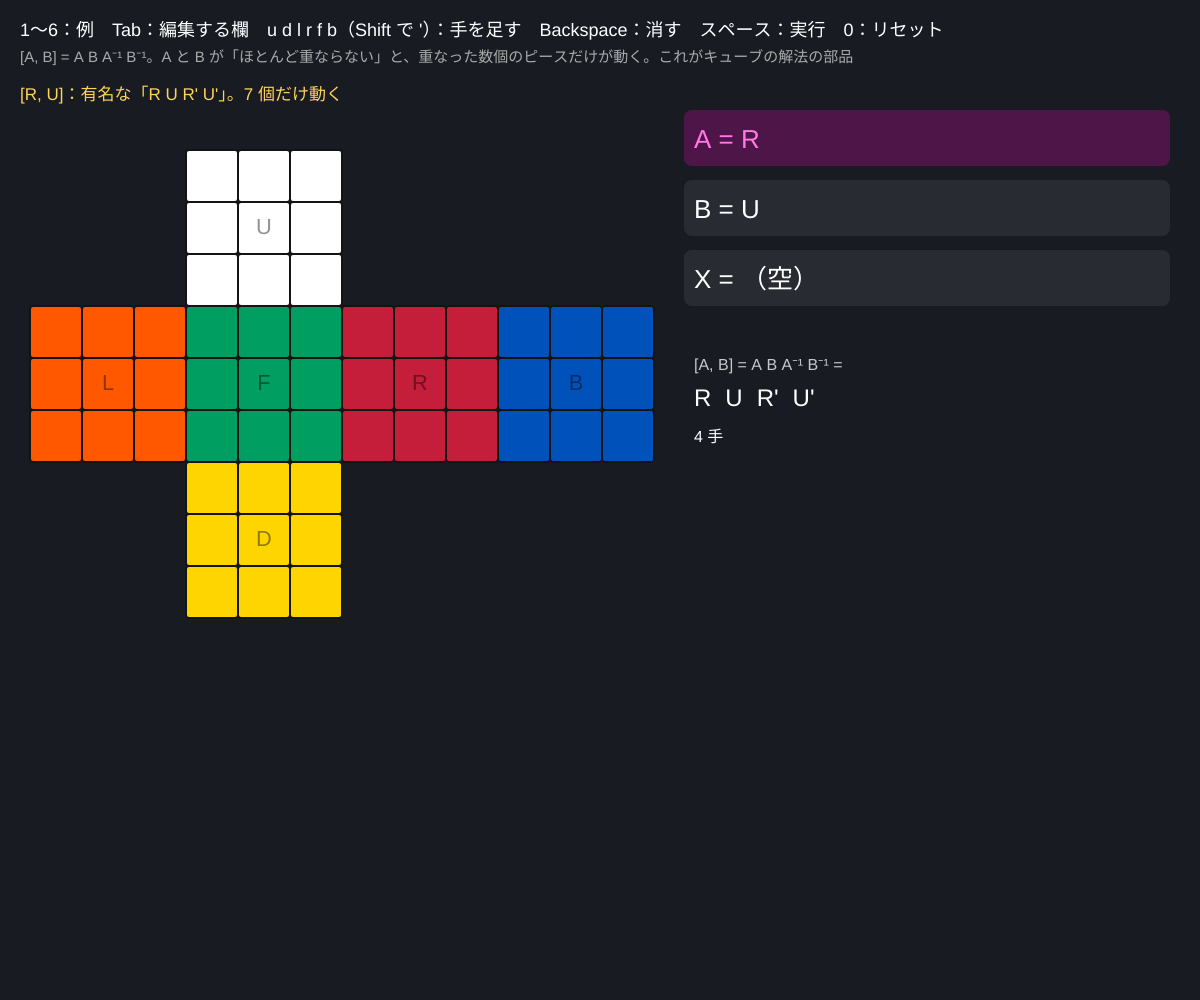
Frame 1 (no input)
Frame 60 (no input): identical to frame 1, image omitted
Frame 120 (the mouse pressed at the canvas centre since frame 60): identical to frame 1, image omitted

The p5.js sketch that drew this single still picture (run headless with seeded random() and noise() and a simulated clock; from frame 60 on, the mouse is pressed at the canvas centre):

// p5.js sketch
// ── sketch.js
// ============================================
// 12 ルービックキューブ ③ 交換子と共役
// 交換子 [A, B] = A B A⁻¹ B⁻¹：A と B が重なる所だけが動く → ほんの数個だけ入れかえる手順ができる
// 共役 X A X⁻¹：X で準備 → A → X をもとにもどす。A の効果を「別の場所」に移す
//   実行するのは X · [A, B] · X⁻¹（B が空なら X A X⁻¹）
// 1〜6 = 例 / Tab = 編集する欄（A → B → X）/ u d l r f b（Shift で '）= 欄に手を足す / Backspace = 消す
// スペース = 1 手ずつ実行（動いた所を強調）/ 0 = リセット
// ============================================

const PRESETS = [   // ★ [A, B, X, 説明]
  ['R', 'U', '', '[R, U]：有名な「R U R\' U\'」。7 個だけ動く'],
  ["R U R'", 'D', '', '角だけの 3 サイクル（A は D 面の角 1 個しか動かさない）'],
  ['U2 R2 U2', 'F2', '', '辺だけの 3 サイクル'],
  ['U', '', 'R', '共役 R U R\'：U と同じ「形」の動きが別の場所で'],
  ["R U R'", 'D', 'L', '2 の 3 サイクルを L で共役 → 別の角を入れかえ'],
  ['R', 'U', 'F', 'F [R, U] F\'：上面だけ動く手順（OLL の一つ）'],
];
let A = [], B = [], X = [];
let slot = 0;                 // 0 = A, 1 = B, 2 = X
let note = '';
let cube, before;
let plan = [], pi = 0;        // 実行中の手の列と位置
let timer = 0;
let stepFrames = 14;          // ★ 1 手あたりのフレーム数
let hi = new Set();           // 強調するマス
let movedCount = 0;

function setup() {
  createCanvas(windowWidth, windowHeight);
  cube = newCube();
  usePreset(0);
}

function usePreset(i) {
  A = toSeq(PRESETS[i][0]); B = toSeq(PRESETS[i][1]); X = toSeq(PRESETS[i][2]); note = PRESETS[i][3];
  cube = newCube(); plan = []; hi = new Set(); movedCount = 0;
}

// X · [A, B] · X⁻¹（B が空なら X A X⁻¹）
function expression() {
  let core = B.length ? [...A, ...B, ...invSeq(A), ...invSeq(B)] : A.slice();
  return [...X, ...core, ...invSeq(X)];
}

function draw() {
  background(24, 28, 34);
  // 1 手ずつ実行
  if (pi < plan.length) {
    timer++;
    if (timer >= stepFrames) {
      timer = 0;
      doMove(cube, plan[pi]);
      pi++;
      if (pi === plan.length) markChanged();
    }
  }
  let cs = min((width * 0.52) / 12, (height - 260) / 9);
  let x0 = 30, y0 = 150;
  drawNet(cube, x0, y0, cs, pi >= plan.length ? hi : null);

  noStroke();
  fill(255);
  textSize(18);
  text('1〜6：例　Tab：編集する欄　u d l r f b（Shift で \'）：手を足す　Backspace：消す　スペース：実行　0：リセット', 20, 36);
  fill(170);
  textSize(15);
  text('[A, B] = A B A⁻¹ B⁻¹。A と B が「ほとんど重ならない」と、重なった数個のピースだけが動く。これがキューブの解法の部品', 20, 62);
  fill(255, 210, 90);
  textSize(17);
  text(note, 20, 100);

  let px = x0 + cs * 12 + 40, py = 140;
  let names = ['A', 'B', 'X'];
  let vals = [A, B, X];
  for (let i = 0; i < 3; i++) {
    let y = py + i * 70;
    fill(i === slot ? color(255, 0, 200, 60) : color(255, 18));
    rect(px - 10, y - 30, width - px - 20, 56, 8);
    fill(i === slot ? color(255, 120, 230) : 255);
    textSize(26);
    text(names[i] + ' = ' + (vals[i].length ? vals[i].join(' ') : '（空）'), px, y + 8);
  }
  // 展開した手順。実行中の手を強調
  let ex = plan.length ? plan : expression();
  let y = py + 230;
  fill(200);
  textSize(16);
  text(X.length ? (B.length ? 'X [A, B] X⁻¹ =' : 'X A X⁻¹ =') : (B.length ? '[A, B] = A B A⁻¹ B⁻¹ =' : 'A ='), px, y);
  textSize(24);
  let cx = px;
  y += 36;
  for (let i = 0; i < ex.length; i++) {
    let w = textWidth(ex[i]) + 14;
    if (cx + w > width - 20) { cx = px; y += 32; }
    fill(plan.length && i === pi ? color(255, 0, 200) : plan.length && i < pi ? color(130) : color(255));
    text(ex[i], cx, y);
    cx += w;
  }
  fill(255);
  textSize(16);
  text(ex.length + ' 手', px, y + 36);
  if (plan.length && pi >= plan.length) {
    fill(120, 230, 160);
    textSize(30);
    text('動いたキュービー：' + movedCount + ' 個', px, y + 86);
    fill(170);
    textSize(15);
    text('枠で囲んだマスが、実行の前と後で色が変わった所', px, y + 112);
  }
}

// 実行の前後でステッカーの色が変わったマスと、そのキュービーを数える
function markChanged() {
  hi = new Set();
  let old = {};
  for (let s of before) old[pkey(s.p)] = s.c;
  let cub = new Set();
  for (let s of cube) {
    if (old[pkey(s.p)] !== s.c) {
      let [f, r, c] = netCell(s.p, s.n);
      hi.add(f + ',' + r + ',' + c);
      cub.add(pkey(s.p.map((v, i) => v - s.n[i])));
    }
  }
  movedCount = cub.size;
}

function keyPressed() {
  if (key >= '1' && key <= '6' && key.length === 1) usePreset(+key - 1);
  if (key === 'Tab') slot = (slot + 1) % 3;
  let target = [A, B, X][slot];
  if (key.length === 1 && 'udlrfbUDLRFB'.includes(key)) {
    target.push(key.toUpperCase() + (key === key.toUpperCase() ? "'" : ''));
    plan = []; hi = new Set(); note = '';
  }
  if (key === 'Backspace') { target.pop(); plan = []; hi = new Set(); }
  if (key === ' ' && pi >= plan.length) {
    before = cube.map((s) => ({ p: s.p.slice(), c: s.c }));
    plan = expression(); pi = 0; timer = 0; hi = new Set();
  }
  if (key === '0') { cube = newCube(); plan = []; hi = new Set(); }
  return false;
}

// ---------- やってみよう ----------
// 1. 例 1 の [R, U] を 6 回実行すると元どおり（11 の位数と同じ）
// 2. 例 2 を 3 回実行 → 3 サイクルなので元どおり。2 回なら逆向きの 3 サイクル
// 3. A と B がまったく重ならない（例：A = R, B = L）と [A, B] は何もしない = 可換
// 4. 例 5 の X を変えて、3 サイクルを好きな 3 つの角に「移動」させよう（これが解法のコツ）
// 5. 自分で A と B を探して、動くキュービーがいちばん少ない交換子を見つけよう


// ==================================================
// ここから下は「キューブの道具」（10〜13 で共通の仕組み）
// ==================================================
// 記号：U=上 D=下 R=右 L=左 F=前 B=後ろ。その面を正面から見て「時計回り」に 90° 回す
//       R' は反時計回り（R の逆操作 R⁻¹）、R2 は 180°（R を 2 回）
// 座標は 2 倍して整数に：小さな立方体（キュービー）の中心は -2, 0, 2、ステッカーは中心 + 法線（面は ±3）
// 回転は 90° の整数回転だけ → 何回回しても誤差がたまらない
const FACE = { U: [1, 1, -1], D: [1, -1, 1], R: [0, 1, -1], L: [0, -1, 1], F: [2, 1, -1], B: [2, -1, 1] }; // [軸, 層, 向き]
const COLS = ['#ffffff', '#ffd500', '#c41e3a', '#ff5800', '#009e60', '#0051ba']; // U D R L F B（白 黄 赤 橙 緑 青）
const NET_POS = [[3, 0], [3, 6], [6, 3], [0, 3], [3, 3], [9, 3]];                // 展開図での各面の位置（マス）

function newCube() {
  let st = [];
  for (let x = -3; x <= 3; x++) for (let y = -3; y <= 3; y++) for (let z = -3; z <= 3; z++) {
    let p = [x, y, z];
    let outer = p.filter((v) => Math.abs(v) === 3).length;
    let inner = p.filter((v) => v === 0 || Math.abs(v) === 2).length;
    if (outer !== 1 || inner !== 2) continue;
    let n = p.map((v) => (Math.abs(v) === 3 ? Math.sign(v) : 0));
    st.push({ p, n, c: faceIndex(n), home: p.slice(), hn: n.slice() });
  }
  return st;
}
function faceIndex(n) { return n[1] === 1 ? 0 : n[1] === -1 ? 1 : n[0] === 1 ? 2 : n[0] === -1 ? 3 : n[2] === 1 ? 4 : 5; }
// 軸 ax のまわりに 90°（d = +1 で右手系の正の向き、-1 で逆）
function rot90(v, ax, d) {
  let [x, y, z] = v;
  if (ax === 0) return d > 0 ? [x, -z, y] : [x, z, -y];
  if (ax === 1) return d > 0 ? [z, y, -x] : [-z, y, x];
  return d > 0 ? [-y, x, z] : [y, -x, z];
}
function parseMove(m) { return { f: m[0], times: m.length === 1 ? 1 : m[1] === '2' ? 2 : 3 }; }
function inLayer(s, f) { let [ax, layer] = FACE[f]; return s.p[ax] * layer >= 2; }
function turn(st, f, times) {
  let [ax, , d] = FACE[f];
  for (let t = 0; t < times; t++) for (let s of st) if (inLayer(s, f)) { s.p = rot90(s.p, ax, d); s.n = rot90(s.n, ax, d); }
}
function doMove(st, m) { let q = parseMove(m); turn(st, q.f, q.times); }
function doSeq(st, seq) { for (let m of seq) doMove(st, m); }
function invMove(m) { return m.length === 1 ? m + "'" : m[1] === "'" ? m[0] : m; }
function invSeq(seq) { return seq.slice().reverse().map(invMove); }
function toSeq(str) { return str.trim().split(/\s+/).filter(Boolean); }
function isSolved(st) { return st.every((s) => s.c === faceIndex(s.n)); }
function pkey(p) { return p.join(','); }
// ステッカー → 展開図の [面, 行, 列]
function netCell(p, n) {
  let f = faceIndex(n), [x, y, z] = p, r, c;
  if (f === 0) { c = (x + 2) / 2; r = (z + 2) / 2; }
  else if (f === 1) { c = (x + 2) / 2; r = (2 - z) / 2; }
  else if (f === 2) { c = (2 - z) / 2; r = (2 - y) / 2; }
  else if (f === 3) { c = (z + 2) / 2; r = (2 - y) / 2; }
  else if (f === 4) { c = (x + 2) / 2; r = (2 - y) / 2; }
  else { c = (2 - x) / 2; r = (2 - y) / 2; }
  return [f, r, c];
}
// 展開図を描く（hi = 強調するマスの集合 "面,行,列"）
function drawNet(st, x0, y0, cs, hi) {
  stroke(20); strokeWeight(2);
  for (let s of st) {
    let [f, r, c] = netCell(s.p, s.n);
    let x = x0 + (NET_POS[f][0] + c) * cs, y = y0 + (NET_POS[f][1] + r) * cs;
    fill(COLS[s.c]);
    rect(x, y, cs, cs, 3);
    if (hi && hi.has(f + ',' + r + ',' + c)) { noFill(); stroke(255, 0, 200); strokeWeight(4); rect(x + 3, y + 3, cs - 6, cs - 6, 3); stroke(20); strokeWeight(2); }
  }
  // 面の名前は中心のマスに（中心のステッカーは面の回転では動かない）
  noStroke(); fill(0, 110); textAlign(CENTER, CENTER); textSize(cs * 0.42);
  ['U', 'D', 'R', 'L', 'F', 'B'].forEach((nm, f) => text(nm, x0 + (NET_POS[f][0] + 1.5) * cs, y0 + (NET_POS[f][1] + 1.5) * cs));
  textAlign(LEFT, BASELINE);
}
